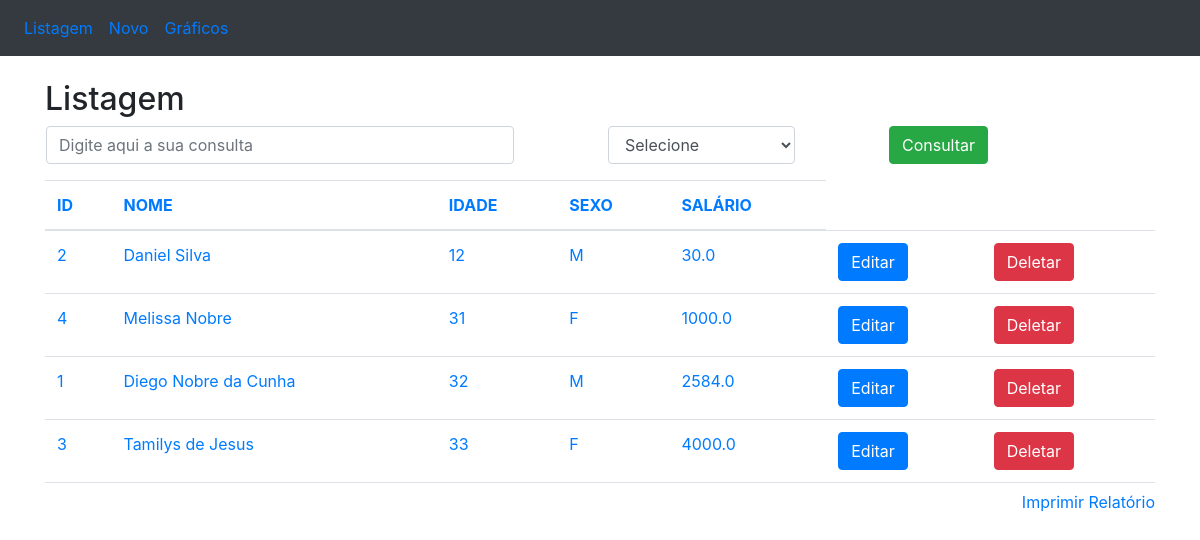
/ordenacao/idade/id, run on the app's committed database.
### app/models/tables.py (models this page shows, shortened)
class Pessoa(db.Model):
    __tablename__ = 'pessoas'
    id = db.Column(db.Integer, primary_key=True)
    nome = db.Column(db.String(100), nullable=False)
    idade = db.Column(db.Integer)
    sexo = db.Column(db.String(1))
    salario = db.Column(db.Float)

### app/controllers/default.py (the view)
@app.route('/ordenacao/<campo>/<ordem_anterior>')
def ordenacao(campo='id', ordem_anterior=''):
    if campo == 'id':
        if ordem_anterior == campo:
            pessoas = Pessoa.query.order_by(Pessoa.id.desc()).all()
        else:
            pessoas = Pessoa.query.order_by(Pessoa.id).all()
    elif campo == 'nome':
        if ordem_anterior == campo:
            pessoas = Pessoa.query.order_by(Pessoa.nome.desc()).all()
        else:
            pessoas = Pessoa.query.order_by(Pessoa.nome).all()
    elif campo == 'idade':
        if ordem_anterior == campo:
            pessoas = Pessoa.query.order_by(Pessoa.idade.desc()).all()
        else:
            pessoas = Pessoa.query.order_by(Pessoa.idade).all()
    elif campo == 'sexo':
        if ordem_anterior == campo:
            pessoas = Pessoa.query.order_by(Pessoa.sexo.desc()).all()
        else:
            pessoas = Pessoa.query.order_by(Pessoa.sexo).all()
    elif campo == 'salario':
        if ordem_anterior == campo:
            pessoas = Pessoa.query.order_by(Pessoa.salario.desc()).all()
        else:
            pessoas = Pessoa.query.order_by(Pessoa.salario).all()
    else:
        pessoas = Pessoa.query.order_by(Pessoa.id).all()
    return render_template('listagem.html', pessoas=pessoas, ordem=campo)

### app/templates/listagem.html (shortened to what this page needs)
<!DOCTYPE html>
<html lang="pt-br">
<head>
    <link rel="stylesheet" href="https://maxcdn.bootstrapcdn.com/bootstrap/4.3.1/css/bootstrap.min.css">
</head>
<body>
    <nav class="navbar navbar-expand-sm bg-dark">
        <ul class="navbar-nav">
            <li class="nav-item">
                <a class="nav-link" href="/listagem">Listagem</a>
            </li>
            <li class="nav-item">
                <a class="nav-link" href="/insercao">Novo</a>
            </li>
            <li class="nav-item">
                <a class="nav-link" href="/graficos">Gráficos</a>
            </li>
        </ul>
    </nav>
    <br>
    <div class="container">
        <h2>Listagem</h2>
        <form action="/consulta" method="POST" name="frm_consulta" class="ml-3">
            <div class="form-group">
                <div class="row">
                    <input type="text" class="form-control col-md-5" name="consulta" placeholder="Digite aqui a sua consulta">
                    <spa class="col-md-1"></spa>
                    <select class="form-control col-md-2" name="campo">
                        <option value="">Selecione</option>
                    </select>
                    <spa class="col-md-1"></spa>
                    <button type="submit" class="btn btn-success">Consultar</button>
                </div>
            </div>
        </form>
        <div style="overflow:scroll; height:310px; width:100%" align="center">
            <table class="table">
                <thead>
                    <tr>
                        <th scope="col">
                            <a href="/ordenacao/id/{{ ordem }}">ID</a>
                        </th>
                        <th scope="col">
                            <a href="/ordenacao/nome/{{ ordem }}">NOME</a>
                        </th>
                        <th scope="col">
                            <a href="/ordenacao/idade/{{ ordem }}">IDADE</a>
                        </th>
                        <th scope="col">
                            <a href="/ordenacao/sexo/{{ ordem }}">SEXO</a>
                        </th>
                        <th scope="col">
                            <a href="/ordenacao/salario/{{ ordem }}">SALÁRIO</a>
                        </th>
                    </tr>
                </thead>
                <tbody>
                    {% for pessoa in pessoas %}
                        <tr>
                            <td nowrap="true">
                                <a href="/selecao/{{ pessoa.id }}">{{ pessoa.id }}</a>
                            </td>
                            <td nowrap="true">
                                <a href="/selecao/{{ pessoa.nome }}">{{ pessoa.nome }}</a>
                            </td>
                            <td nowrap="true">
                                <a href="/selecao/{{ pessoa.idade }}">{{ pessoa.idade }}</a>
                            </td>
                            <td nowrap="true">
                                <a href="/selecao/{{ pessoa.sexo }}">{{ pessoa.sexo }}</a>
                            </td>
                            <td nowrap="true">
                                <a href="/selecao/{{ pessoa.salario }}">{{ pessoa.salario }}</a>
                            </td>
                            <td>
                                <a href="/edicao/{{ pessoa.id }}" class="btn btn-primary" role="button">Editar</a>
                            </td>
                            <td>
                                <a href="/delecao/{{ pessoa.id }}" class="btn btn-danger" role="button">Deletar</a>
                            </td>
                        </tr>
                    {% endfor %}
                </tbody>
            </table>
        </div>
        <a href="#" style="float:right" onclick="relatorio()">Imprimir Relatório</a>
    </div>
</body>
</html>

### data on the page
Pessoa: id "2", nome "Daniel Silva", idade "12", sexo "M", salario "30.0"
Pessoa: id "4", nome "Melissa Nobre", idade "31", sexo "F", salario "1000.0"
Pessoa: id "1", nome "Diego Nobre da Cunha", idade "32", sexo "M", salario "2584.0"
Pessoa: id "3", nome "Tamilys de Jesus", idade "33", sexo "F", salario "4000.0"
